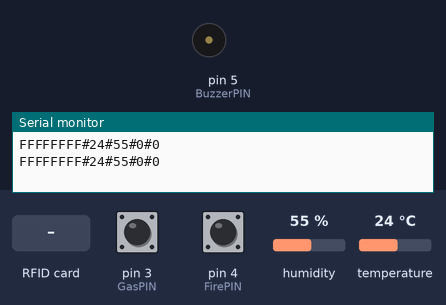
Bench run of a sketch on a simulated Arduino Uno, built with avr-gcc and run on an emulated ATmega328P. On the bench: buzzer (waves = sounding, pin HIGH), the last lines printed to the serial monitor. The test bench sets the inputs (shaded band); at power-on: pin 3 (GasPIN) HIGH, pin 4 (FirePIN) HIGH, humidity 55 %, temperature 24 °C. Pins used as bus, display or sensor lines are not drawn.

Above: at 1.2 s.
1.3 s: RFID card 5E 7A 19 C4 held to the reader
At 2.32 s:
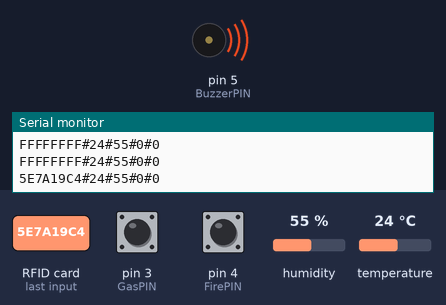
Timing chart, 0 to 4.3 s (numbered marks = the images above; inputs shaded):
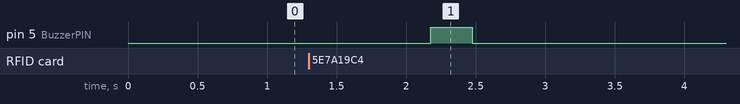

Measured:
- after the input at 1.3 s, pin 5 (BuzzerPIN): LOW → HIGH after 0.88 s, → LOW 0.30 s later

The sketch:

Arduino_Sensor.ino
```cpp
#include <dht11.h>
#include <SPI.h>
#include <MFRC522.h>

#define DHTPIN 2
#define GasPIN 3
#define FirePIN 4
#define BuzzerPIN 5
#define SS_PIN 10
#define RST_PIN 9

MFRC522 rfid(SS_PIN, RST_PIN);
MFRC522::MIFARE_Key key;
byte nuidPICC[4];
char* nullTag;
bool delayFlag;
dht11 DHT11;

void setup() {
  pinMode(BuzzerPIN, OUTPUT);
  Serial.begin(9600);
  SPI.begin(); // Init SPI bus
  rfid.PCD_Init(); // Init MFRC522
  nullTag = "FFFFFFFF";
  for (byte i = 0; i < 6; i++) {
    key.keyByte[i] = 0xFF;
  }
}


/* 출력 형식: FFFFFFFF#22#50#0#0\r\n
 * rfid#온도#습도#불꽃#가스
 */

void loop() {

  /* 온습도 측정 */
  DHT11.read(DHTPIN);

  /* RFID */
  printRfid();
  Serial.print('#');

  /* 온도 */
  Serial.print(DHT11.temperature);
  Serial.print('#');

  /* 습도 */
  Serial.print(DHT11.humidity);
  Serial.print('#');

  /* 불꽃 */
  Serial.print(!digitalRead(FirePIN));
  Serial.print('#');

  /* 가스 */
  Serial.print(!digitalRead(GasPIN));
  Serial.println();

  /* 부저 */
  if (delayFlag) { buzzer(); delay(700); }
  else delay(1000);
}


void printRfid() {
  if ( rfid.PICC_IsNewCardPresent() && rfid.PICC_ReadCardSerial()) {
    // Check is the PICC of Classic MIFARE type
    MFRC522::PICC_Type piccType = rfid.PICC_GetType(rfid.uid.sak);
    if (piccType != MFRC522::PICC_TYPE_MIFARE_MINI &&
      piccType != MFRC522::PICC_TYPE_MIFARE_1K &&
      piccType != MFRC522::PICC_TYPE_MIFARE_4K) {
      Serial.print(nullTag);
      return;
    }
    if (rfid.uid.uidByte[0] != nuidPICC[0] ||
      rfid.uid.uidByte[1] != nuidPICC[1] ||
      rfid.uid.uidByte[2] != nuidPICC[2] ||
      rfid.uid.uidByte[3] != nuidPICC[3] ) {

      // Store NUID into nuidPICC array
      for (byte i = 0; i < 4; i++) {
        nuidPICC[i] = rfid.uid.uidByte[i];
      }

      printHex(rfid.uid.uidByte, rfid.uid.size);
      delayFlag = true;

    } else Serial.print(nullTag);

    // Halt PICC
    rfid.PICC_HaltA();

    // Stop encryption on PCD
    rfid.PCD_StopCrypto1();
  }
  else Serial.print(nullTag);
}

void printHex(byte *buffer, byte bufferSize) {
  for (byte i = 0; i < bufferSize; i++) {
    if (buffer[i] < 0x10) Serial.print(0);
    Serial.print(buffer[i], HEX);
  }
}

void printDec(byte *buffer, byte bufferSize) {
  for (byte i = 0; i < bufferSize; i++) {
    if (buffer[i] < 0x10) Serial.print(0);
    Serial.print(buffer[i], DEC);
  }
}

void buzzer() {
  digitalWrite(BuzzerPIN, HIGH);
  delay(300);
  digitalWrite(BuzzerPIN, LOW);
  delayFlag = false;
}
```
